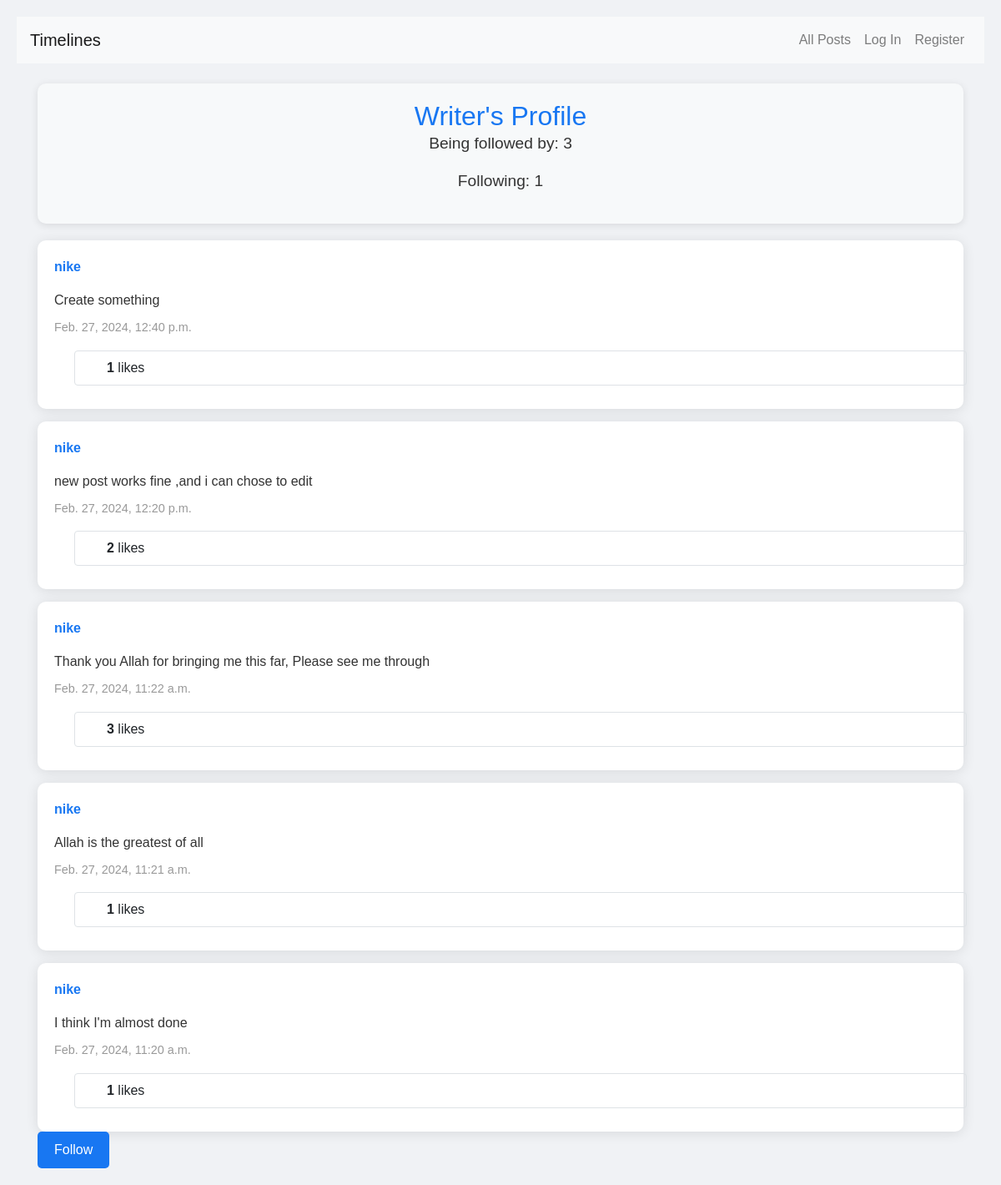
Page /profile/nike on the committed database.
### network/models.py (models this page shows)
class Post(models.Model):
    id = models.AutoField(primary_key=True)
    user = models.ForeignKey(User, on_delete=models.CASCADE, related_name="post")
    post = models.CharField(max_length=300)
    timing = models.DateTimeField(auto_now_add=True)
    liked_by = models.ManyToManyField(User, symmetrical=False, blank=True, related_name="users_liked")
    def count_likes(self):
        return self.liked_by.count()
    class Meta:
        ordering = ['-timing']

class User(AbstractUser):
    pass

### network/views.py (the view)
# urls.py: path("profile/<str:nm>", views.profile, name="profile"),
def profile(request, nm):
    global check
    own = User.objects.get(username=nm)
    data = Following.objects.get(owner = nm)
    info = imfollowing.objects.get(ifollowed= nm)
    print(data)
    p = data.follow.all()
    q = info.imfollow.all()
    allpost= Post.objects.filter(user = own)
    if nm == request.user.username:
        ed = True
    else:
        ed = False
    follower= request.user
    data = Following.objects.get(owner = nm)
    if follower not in data.follow.all() :
        check = False
    else:
        check = True
    return render(request, "network/profile.html",{
        'p': p,
        'nm':nm,
        'q': q,
        'check': check,
        'allpost': allpost,
        'ed':ed
        })

### network/models.py (called while the page is built)
    def __str__(self):
       return f"{self.owner} has followers"

### network/templates/network/profile.html (shortened to what this page needs)
{% extends "network/layout.html" %}
{% load static %}
{% block body %}
<div class="writer-profile-header">
    <h1 class="writer-profile-heading">Writer's Profile</h1>
    <p class="writer-follow-count">Being followed by: <span>{{ p.count }}</span></p>
    <p class="writer-following-count">Following: <span>{{ q.count }}</span></p>
</div>
<div class="writer-posts-container">
    {% for post in allpost %}
        <div class="writer-post" id="di{{ post.id }}">
            <a href="{% url 'profile' nm=post.user %}" class="writer-post-user-link">
                <p class="writer-post-user">{{ post.user }}</p>
            </a>
            <p class="writer-post-content" id="or{{ post.id }}">{{ post.post }}</p>
            <p class="writer-post-timing">{{ post.timing }}</p>
            <div class="container border rounded mx-4 my-2 post-div">
                <div class="row m-2">
                    <div class="col">
                        <span class="like-count-label {% if user in post.liked_by.all %}liked-post{% endif %}">{{ post.count_likes }}</span> likes
                    </div>
                </div>
            </div>
        </div>
    {% endfor %}
</div>
{% if not ed %}
    <form action="{% url 'follow' nm=nm %}" method="post">
        <input type="submit" value="{% if not check %}Follow{% else %}Unfollow{% endif %}" class="btn writer-btn-info">
    </form>
{% endif %}
{% endblock %}

### network/static/network/index.css (style rules this page uses)
body { font-family: Arial, sans-serif; background-color: #f0f2f5; margin: 0; padding: 20px; }
.row { display: flex; flex-wrap: wrap; }
.like-count-label { font-weight: bold; }
.writer-profile-header { background-color: #f7f9fa; padding: 20px; border-radius: 10px; text-align: center; box-shadow: 0 2px 10px rgba(0, 0, 0, 0.1); margin-bottom: 20px; }
.writer-profile-heading { font-size: 2rem; color: #1877F2; margin: 0; }
.writer-follow-count, .writer-following-count { font-size: 1.2rem; color: #333; }
.writer-posts-container { display: flex; flex-direction: column; gap: 15px; }
.writer-post { background-color: #fff; border-radius: 10px; padding: 20px; box-shadow: 0 2px 15px rgba(0, 0, 0, 0.1); transition: transform 0.3s; }
.writer-post-user-link { text-decoration: none; }
.writer-post-user { font-weight: bold; color: #1877F2; }
.writer-post-content { font-size: 1rem; color: #333; margin: 10px 0; }
.writer-post-timing, .writer-post-likes { font-size: 0.9rem; color: #999; }
.writer-btn-info { background-color: #1877F2; color: white; border: none; padding: 10px 20px; border-radius: 5px; transition: background 0.3s; }

### rows in the picture
Post: user "nike", post "Create something", timing "Feb. 27, 2024, 12:40 p.m.", count_likes "1"
Post: user "nike", post "new post works fine ,and i can chose to edit", timing "Feb. 27, 2024, 12:20 p.m.", count_likes "2"
Post: user "nike", post "Thank you Allah for bringing me this far, Please see me through", timing "Feb. 27, 2024, 11:22 a.m.", count_likes "3"
Post: user "nike", post "Allah is the greatest of all", timing "Feb. 27, 2024, 11:21 a.m.", count_likes "1"
Post: user "nike", post "I think I'm almost done", timing "Feb. 27, 2024, 11:20 a.m.", count_likes "1"

### other values in the picture
{{ p.count }} "3"
{{ q.count }} "1"
